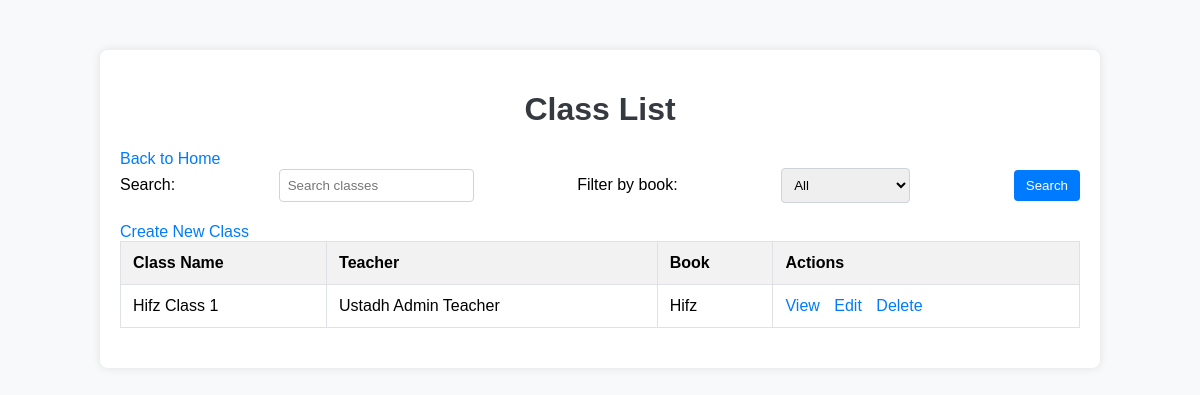
Before: /accounts/classes/ (signed in) with the older database file.
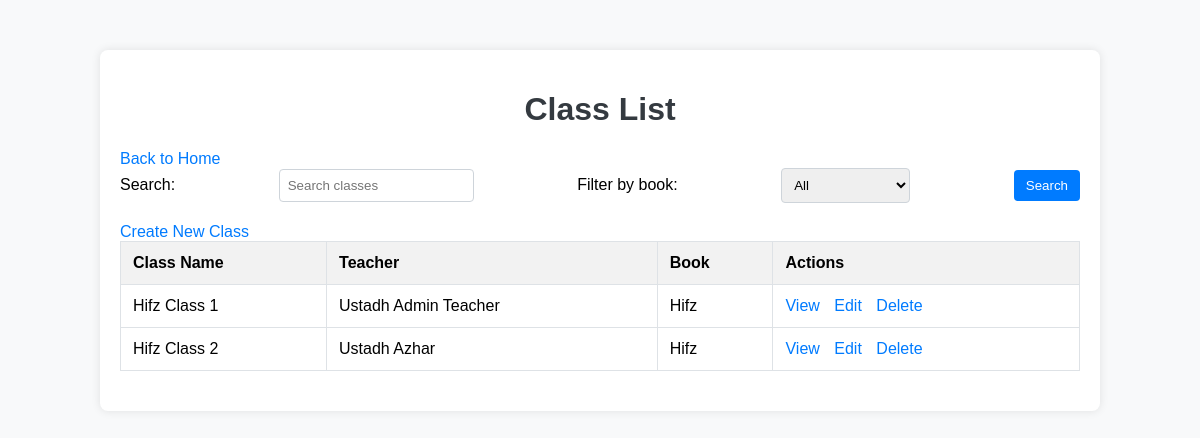
After: the same page with the newer database file.
### accounts/models.py (models this page shows, shortened)
class ClassName(models.Model):
    QAIDAH = 'qaidah'
    QURAN_READING = 'quran_reading'
    HIFZ = 'hifz'
    NA = 'na'
    BOOK_CHOICES = [
        (QAIDAH, 'Qaidah'),
        (QURAN_READING, 'Quran Reading'),
        (HIFZ, 'Hifz'),
        (NA, 'N/A'),
    ]
    name = models.CharField(max_length=100)
    teacher = models.ForeignKey('Profile', on_delete=models.SET_NULL, null=True,
                                limit_choices_to={'user_type__in': ['admin_teacher', 'regular_teacher']})
    book = models.CharField(max_length=20, choices=BOOK_CHOICES, default=NA)
    created_at = models.DateTimeField(auto_now_add=True)
    class Meta:
        verbose_name = "Class"
        verbose_name_plural = "Classes"

class Profile(models.Model):
    ADMIN_TEACHER = 'admin_teacher'
    REGULAR_TEACHER = 'regular_teacher'
    STUDENT = 'student'
    WAITING_LIST = 'waiting_list'
    USER_TYPE_CHOICES = [
        (ADMIN_TEACHER, 'Admin Teacher'),
        (REGULAR_TEACHER, 'Regular Teacher'),
        (STUDENT, 'Student'),
        (WAITING_LIST, 'Waiting List'),
    ]
    user = models.OneToOneField(User, on_delete=models.CASCADE)
    user_type = models.CharField(max_length=20, choices=USER_TYPE_CHOICES, default=WAITING_LIST)
    class_name = models.ForeignKey(ClassName, on_delete=models.SET_NULL, null=True, blank=True, related_name='students')
    attendance = models.FloatField(default=0.0, null=True, blank=True)
    punctuality = models.FloatField(default=0.0, null=True, blank=True)
    class Meta:
        verbose_name = "Profile"
        verbose_name_plural = "Profiles"

### accounts/views.py (the view)
# urls.py: path('classes/', ClassListView.as_view(), name='class-list'),
class ClassListView(LoginRequiredMixin, ListView):
    model = ClassName
    template_name = 'accounts/class_list.html'
    context_object_name = 'classes'
    def get_queryset(self):
        queryset = ClassName.objects.all()
        search_query = self.request.GET.get('search', None)
        book_filter = self.request.GET.get('book', None)
        if search_query:
            queryset = queryset.filter(
                Q(name__icontains=search_query) |
                Q(teacher__user__first_name__icontains=search_query) |
                Q(teacher__user__last_name__icontains=search_query)
            )
        if book_filter:
            queryset = queryset.filter(book=book_filter)
        return queryset

### accounts/templates/accounts/class_list.html (shortened to what this page needs)
<!DOCTYPE html>
<html lang="en">
<head>
</head>
<body>
    <div class="container">
        <h1>Class List</h1>
        <a href="{% url 'home' %}">Back to Home</a>
        <form method="get" action="{% url 'class-list' %}">
            <label for="search">Search:</label>
            <input type="text" name="search" id="search" placeholder="Search classes" value="{{ request.GET.search }}">
            <label for="book">Filter by book:</label>
            <select name="book" id="book">
                <option value="">All</option>
            </select>
            <button type="submit">Search</button>
        </form>
        <a href="{% url 'class-create' %}">Create New Class</a>
        <table>
            <thead>
                <tr>
                    <th>Class Name</th>
                    <th>Teacher</th>
                    <th>Book</th>
                    <th>Actions</th>
                </tr>
            </thead>
            <tbody>
                {% for class in classes %}
                    <tr>
                        <td>{{ class.name }}</td>
                        <td>Ustadh {{ class.teacher.user.first_name }}</td>
                        <td>{{ class.get_book_display }}</td>
                        <td class="actions">
                            <a href="{% url 'class-detail' class.pk %}">View</a>
                            <a href="{% url 'class-update' class.pk %}">Edit</a>
                            <a href="{% url 'class-delete' class.pk %}">Delete</a>
                        </td>
                    </tr>
                {% endfor %}
            </tbody>
        </table>
    </div>
</body>
</html>

Changed rows visible on the page:
added ClassName: name "Hifz Class 2", teacher.user.first_name "Azhar", book "Hifz"
